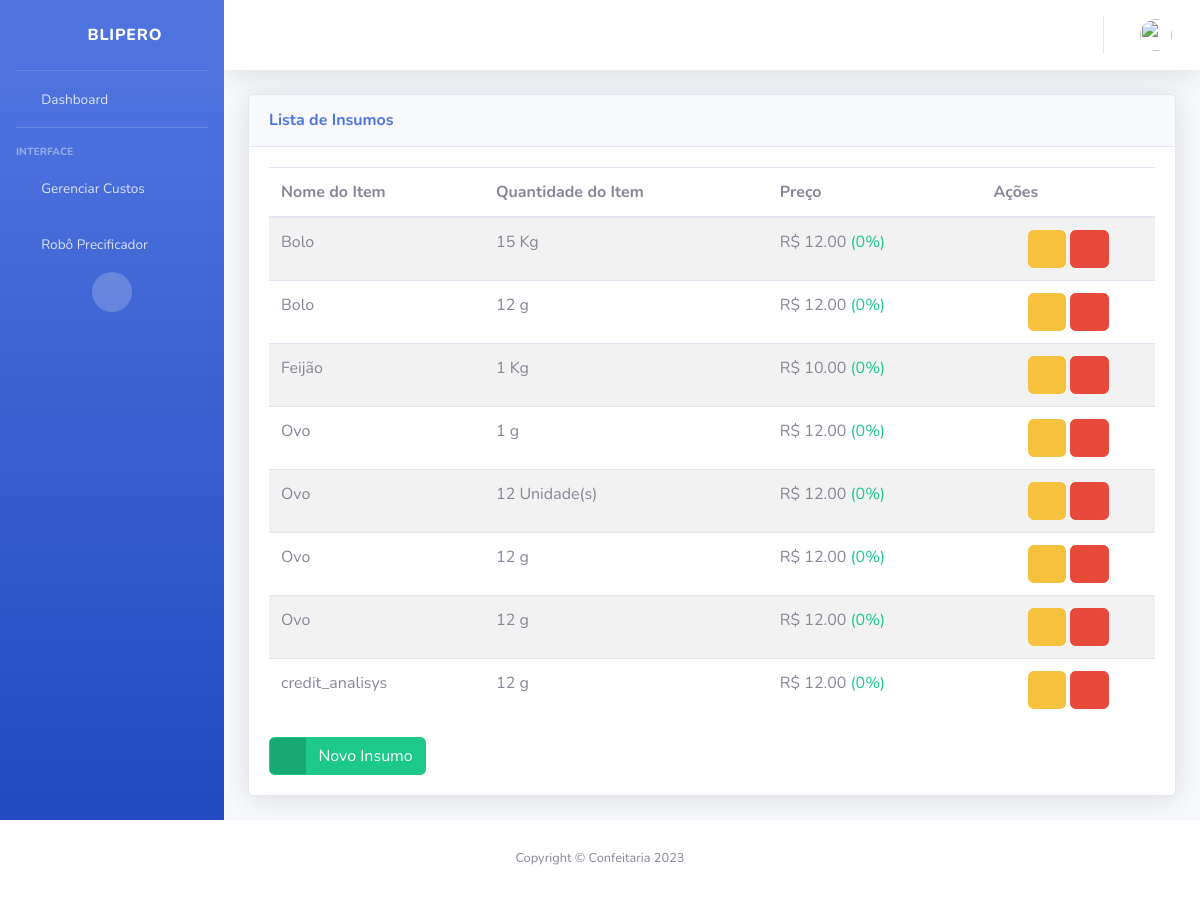
The page /ingredient-list (signed in) on the database its author committed.
### myapp/models.py (models this page shows, shortened)
class Ingredient(models.Model):
    user = models.ForeignKey(CustomUser, blank=True, on_delete=models.CASCADE)
    name = models.CharField(_("Nome do Insumo:"), db_column='name', max_length=100, blank=False)
    quantity = models.IntegerField(
        _("Quantidade em Embalagem Fechada:"), db_column='quantity', blank=False)
    measure = models.CharField(_("Medida da Embalagem:"), max_length=8, choices=MEASURES_CHOICES)
    price = models.FloatField(_("(R$) Preço:"), db_column='price', blank=False)
    class Meta:
        ordering = ["name"]

### myapp/views.py (the view)
# urls.py: path('ingredient-list', views.ingredientList, name='ingredient-list'),
@login_required
def ingredientList(request):
    current_user = request.user
    ingredients = current_user.ingredient_set.all()
    median_ingredients = []
    for ingredient in ingredients:
        median_price = Ingredient.objects.all().filter(name=ingredient.name).aggregate(Avg("price", default=0))
        if median_price.get("price__avg") > ingredient.price :
            profit = median_price.get("price__avg") - ingredient.price
            profit_per = (profit * 100)//ingredient.price
            value_per = "- " +  str(profit_per) + "%"
        elif median_price.get("price__avg") < ingredient.price:
            loss = ingredient.price - median_price.get("price__avg")
            loss_per = (loss * 100)//ingredient.price
            value_per = "+ " + str(loss_per)  + "%"
        else:
            value_per = str(0) + "%"
        pk_dict = {'pk_value':ingredient.pk}
        value_per_dict = {'value_per': value_per}
        median_ingredients.append([ingredient.name, pk_dict, median_price, value_per_dict])
    return render(request, "ingredient-list.html",
                  {'ingredients': ingredients, 'median_ingredients': median_ingredients})

### myapp/templates/ingredient-list.html (shortened to what this page needs)
{% extends "base.html" %}
{% block content %}
<div class="card shadow mb-4">
    <div class="card-header py-3">
        <h6 class="m-0 font-weight-bold text-primary">Lista de Insumos</h6>
    </div>
    <div class="card-body">
        <div class="table-responsive">
            <table class="table table-striped" id="dataTable" width="100%" cellspacing="0">
                    <thead>
                        <tr>
                            <th>Nome do Item</th>
                            <th>Quantidade do Item</th>
                            <th>Preço</th>
                            <th>Ações</th>
                        </tr>
                    </thead>
                    <tbody>
                        {% for ingredient in ingredients %}
                        <tr>
                            <td>{{ ingredient.name }}</td>
                            <td>{{ ingredient.quantity }}{{" "}}{{ ingredient.get_measure_display }}</td>
                        {% if median_ingredients %}
                            {% for median_ingredient in median_ingredients %}
                                {% if median_ingredient.1.pk_value == ingredient.pk %}
                                    {% if median_ingredient.2.price__avg < ingredient.price %}
                            <td>{{"R$ "}}{{ ingredient.price|floatformat:2}} <span class="text-danger small-font-size">({{median_ingredient.3.value_per}})</span></td>
                                    {% else %}
                            <td>{{"R$ "}}{{ ingredient.price|floatformat:2}} <span class="text-success small-font-size">({{median_ingredient.3.value_per}})</span></td>
                                    {% endif %}
                                {% endif %}
                            {% endfor %}
                            {% else %}
                            <td>{{"R$ "}}{{ ingredient.price|floatformat:2}}</td>
                        {% endif %}
                            <td>
                                <div class="text-center align-middle">
                                    <a href="/ingredient-update/{{ ingredient.id }}" class="btn btn-warning">
                                        <span class="icon">
                                            <i class="fas fa-edit"></i>
                                        </span>
                                    </a>
                                    <a data-toggle="modal" data-target="#modal_{{ ingredient.id }}" class="btn btn-danger">
                                        <span class="icon">
                                            <i class="fas fa-trash"></i>
                                        </span>
                                    </a>
                                </div>
                            </td>
                        </tr>
                        {% endfor %}
                    </tbody>
            </table>
            <a href="{%url 'ingredient-create' %}" class="btn btn-success btn-icon-split">
                <span class="icon text-white-50">
                <i class="fas fa-plus"></i>
                </span>
                <span class="text">Novo Insumo</span>
            </a>
        </div>
    </div>
</div>
{% endblock %}

### rows shown on the page
Ingredient: name "Bolo", quantity "15", measure "Kg", value "R$", price "12.00", median_ingredient "0%"
Ingredient: name "Bolo", quantity "12", measure "g", value "R$", price "12.00", median_ingredient "0%"
Ingredient: name "Feijão", quantity "1", measure "Kg", value "R$", price "10.00", median_ingredient "0%"
Ingredient: name "Ovo", quantity "1", measure "g", value "R$", price "12.00", median_ingredient "0%"
Ingredient: name "Ovo", quantity "12", measure "Unidade(s)", value "R$", price "12.00", median_ingredient "0%"
Ingredient: name "Ovo", quantity "12", measure "g", value "R$", price "12.00", median_ingredient "0%"
Ingredient: name "Ovo", quantity "12", measure "g", value "R$", price "12.00", median_ingredient "0%"
Ingredient: name "credit_analisys", quantity "12", measure "g", value "R$", price "12.00", median_ingredient "0%"
